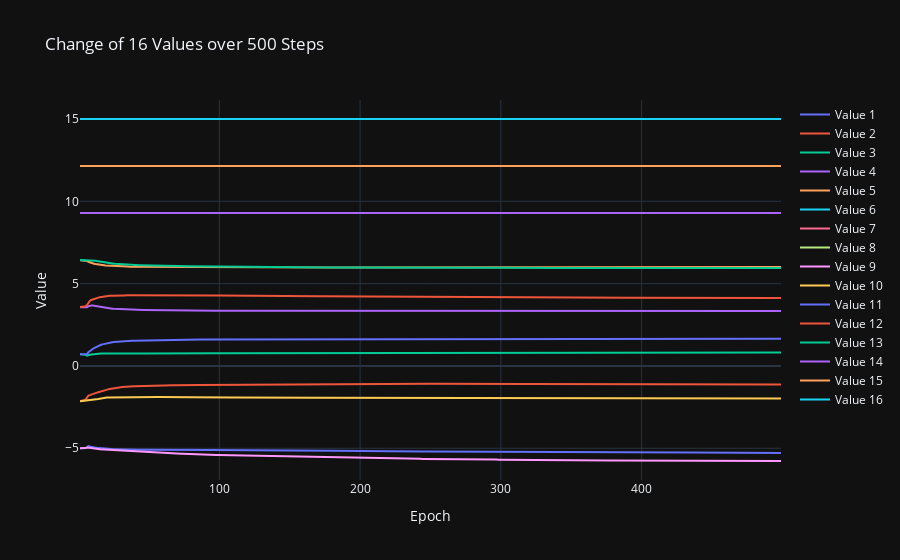

Notebook source saved alongside this figure:
### Markdown cell above
## Mean value

### Code cell
import numpy as np
import plotly.graph_objects as go

data = experiment_data_loader.experiment_data['000017']['repetition_data'][0]


means = []
for mean_idx in range(16):
    means.append(data[f"mean{mean_idx}"])

    
data = np.stack(means, axis=1)
print(data.shape)
#data = np.expand_dims(data, axis=1)

# Preparing data for plotting
epochs = np.arange(1, data.shape[0])
traces = []
for i in range(data.shape[1]):
    traces.append(go.Scatter(x=epochs, y=data[:, i], mode='lines', name=f'Value {i+1}'))

# Plotting with Plotly
layout = go.Layout(title='Change of 16 Values over 500 Steps',
                   xaxis=dict(title='Epoch'),
                   yaxis=dict(title='Value'),
                   template='plotly_dark')

fig = go.Figure(data=traces, layout=layout)
fig.show()

### Figure 1 — Plotly figure (JSON) as saved in the notebook; plotly's stock layout.template omitted (floating-point values rounded to 4 significant figures; data arrays with more than 128 entries replaced by an {"elided": "..."} marker saying what was removed)
{"data": [{"mode": "lines", "name": "Value 1", "type": "scatter", "x": {"elided": "499 int values"}, "y": {"elided": "500 float values"}}, {"mode": "lines", "name": "Value 2", "type": "scatter", "x": {"elided": "499 int values"}, "y": {"elided": "500 float values"}}, {"mode": "lines", "name": "Value 3", "type": "scatter", "x": {"elided": "499 int values"}, "y": {"elided": "500 float values"}}, {"mode": "lines", "name": "Value 4", "type": "scatter", "x": {"elided": "499 int values"}, "y": {"elided": "500 float values"}}, {"mode": "lines", "name": "Value 5", "type": "scatter", "x": {"elided": "499 int values"}, "y": {"elided": "500 float values"}}, {"mode": "lines", "name": "Value 6", "type": "scatter", "x": {"elided": "499 int values"}, "y": {"elided": "500 float values"}}, {"mode": "lines", "name": "Value 7", "type": "scatter", "x": {"elided": "499 int values"}, "y": {"elided": "500 float values"}}, {"mode": "lines", "name": "Value 8", "type": "scatter", "x": {"elided": "499 int values"}, "y": {"elided": "500 int values"}}, {"mode": "lines", "name": "Value 9", "type": "scatter", "x": {"elided": "499 int values"}, "y": {"elided": "500 float values"}}, {"mode": "lines", "name": "Value 10", "type": "scatter", "x": {"elided": "499 int values"}, "y": {"elided": "500 float values"}}, {"mode": "lines", "name": "Value 11", "type": "scatter", "x": {"elided": "499 int values"}, "y": {"elided": "500 float values"}}, {"mode": "lines", "name": "Value 12", "type": "scatter", "x": {"elided": "499 int values"}, "y": {"elided": "500 float values"}}, {"mode": "lines", "name": "Value 13", "type": "scatter", "x": {"elided": "499 int values"}, "y": {"elided": "500 float values"}}, {"mode": "lines", "name": "Value 14", "type": "scatter", "x": {"elided": "499 int values"}, "y": {"elided": "500 float values"}}, {"mode": "lines", "name": "Value 15", "type": "scatter", "x": {"elided": "499 int values"}, "y": {"elided": "500 float values"}}, {"mode": "lines", "name": "Value 16", "type": "scatter", "x": {"elided": "499 int values"}, "y": {"elided": "500 int values"}}], "layout": {"title": {"text": "Change of 16 Values over 500 Steps"}, "xaxis": {"title": {"text": "Epoch"}}, "yaxis": {"title": {"text": "Value"}}}}
